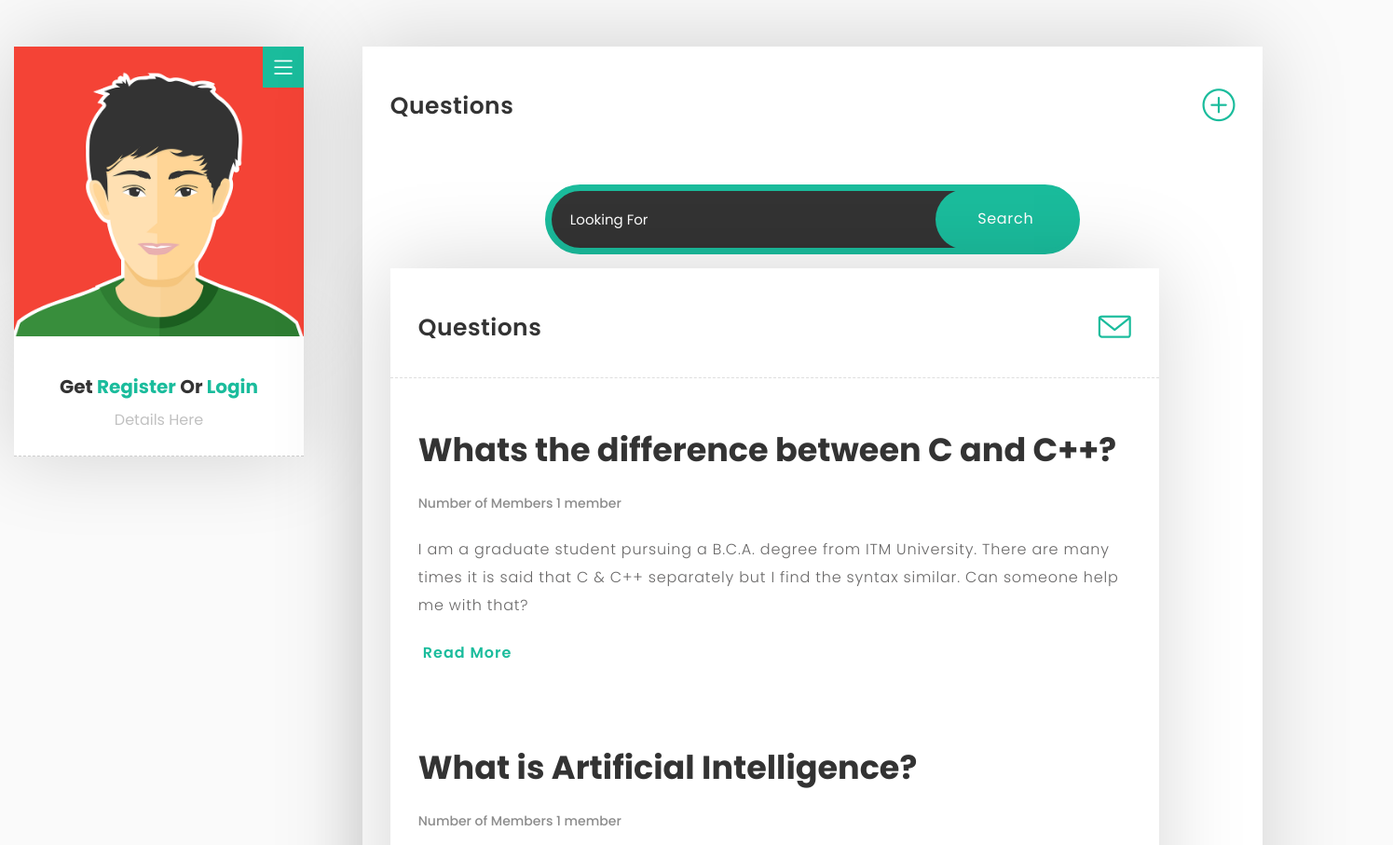
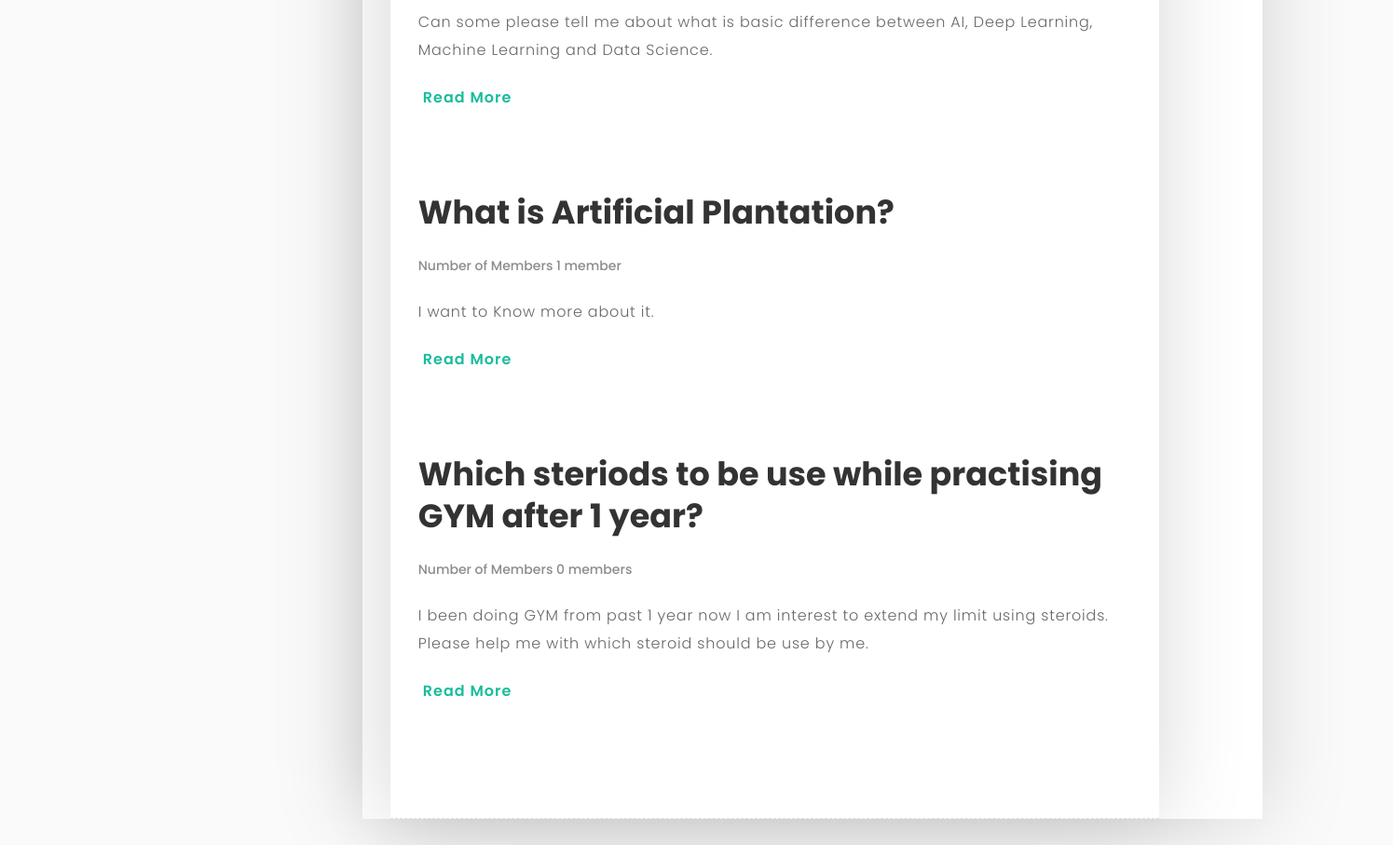
The app's page /groups/ with its own data (2 pictures, top to bottom).
### groups/models.py (models this page shows, shortened)
class Group(models.Model):
	name = models.CharField(max_length=255, unique=True)
	slug = models.SlugField(allow_unicode=True, unique=True)
	description = models.TextField(blank=False, default='')
	description_html = models.TextField(blank=True, editable=False, default='')
	members = models.ManyToManyField(User, through='GroupMember')

### groups/views.py (the view)
class ListGroup(generic.ListView):
	model = Group

### groups/templates/groups/group_list.html
{% extends 'groups/group_base.html' %}
{% block group_content %}
<div class="col-md-9">
	<div class="col-md-12 page-body">
		<div class="row">
			<div class="sub-title">
				   <h2>Questions</h2>
				<a href="contact.html"><i class="icon-envelope"></i></a>
			 </div>
			<div class="col-md-12 content-page">
				{% for group in object_list %}
				<div class="col-md-12 blog-post">
					<div class="post-title">
					  <a href="{% url 'groups:single' slug=group.slug  %}"><h1>{{ group.name }}</h1></a>
					</div>
					<div class="post-info">
						<span>Number of Members {{ group.members.count }} member{{ group.members.count|pluralize }} <a href="#" target="_blank"></a></span>
					</div>
					<p>{{ group.description_html|safe }}</p>
					<a href="{% url 'groups:single' slug=group.slug  %}" class="button button-style button-anim fa fa-long-arrow-right"><span>Read More</span></a>
				</div>
				{% endfor %}
			</div>
		</div>
	</div>
</div>
{% endblock %}

### static/css/style.css (style rules this page uses)
body { font-family: "Poppins", sans-serif; background: #fafafa !important; }
html { position: relative; min-height: 100%; }
a { text-decoration: none !important; color: #1abc9c; }
p { font-size: 14px; font-family: "Poppins", sans-serif; }
.page-body { background: #ffffff; box-shadow: -2px -1px 88px 0px rgba(0,0,0,0.17); }
.sub-title { padding: 30px; }
.sub-title h2 { display: inline-block; font-size: 25px; letter-spacing: 0.5px; font-weight: 600; }
.sub-title i { float: right; font-size: 35px; margin-top: 15px; }
.content-page { padding-top: 30px; padding-bottom: 60px; border-top: 1px dashed #dedede; border-bottom: 1px dashed #dedede; }
.button { border: none; font-family: inherit; font-size: 16px; color: inherit; background: none; cursor: pointer; padding: 10px 60px; padding-left: 0px; display: inline-block; margin: 8px 30px; margin-left: 5px; letter-spacing: 1px; font-weight: 600; outline: none; position: relative; -webkit-transition: all 0.3s; -moz-transition: all 0.3s; transition: all 0.3s; }
.button:after { content: ''; position: absolute; z-index: -1; -webkit-transition: all 0.3s; -moz-transition: all 0.3s; transition: all 0.3s; }
.button:before { font-family: 'FontAwesome'; speak: none; font-style: normal; font-weight: normal; font-variant: normal; text-transform: none; line-height: 1; position: relative; -webkit-font-smoothing: antialiased; }
.button-style { color: #1abc9c; overflow: hidden; }
.button-style:before { position: absolute; font-size: 27px; line-height: 38px; color: #1abc9c; -webkit-transition: all 0.3s; -moz-transition: all 0.3s; transition: all 0.3s; }
.button-anim:before { left: 60%; opacity: 0; top: 0; }
div.blog-post { display: none; margin-bottom: 50px; }
.blog-post .post-title h1 { color: #333333; font-size: 35px; line-height: 45px; font-weight: 700; margin-top: 24px; }
.blog-post .post-info { font-size: 14px; line-height: 30px; font-weight: 500; padding: 10px 0; color: #8c8c8c; }
.blog-post p { font-size: 16px; line-height: 30px; color: #696868; font-weight: 300; letter-spacing: 0.8px; font-family: "Poppins", sans-serif; }

### records on screen
Group: name "Whats the difference between C and C++?", members.count "1", description_html "I am a graduate student pursuing a B.C.A. degree from ITM University. There are many times it is said that C & C++ separately but I find the syntax similar. Can someone help me with that?"
Group: name "What is Artificial Intelligence?", members.count "1", description_html "Can some please tell me about what is basic difference between AI, Deep Learning, Machine Learning and Data Science."
Group: name "What is Artificial Plantation?", members.count "1", description_html "I want to Know more about it."
Group: name "Which steriods to be use while practising GYM after 1 year?", members.count "0", description_html "I been doing GYM from past 1 year now I am interest to extend my limit using steroids. Please help me with which steroid should be use by me."
